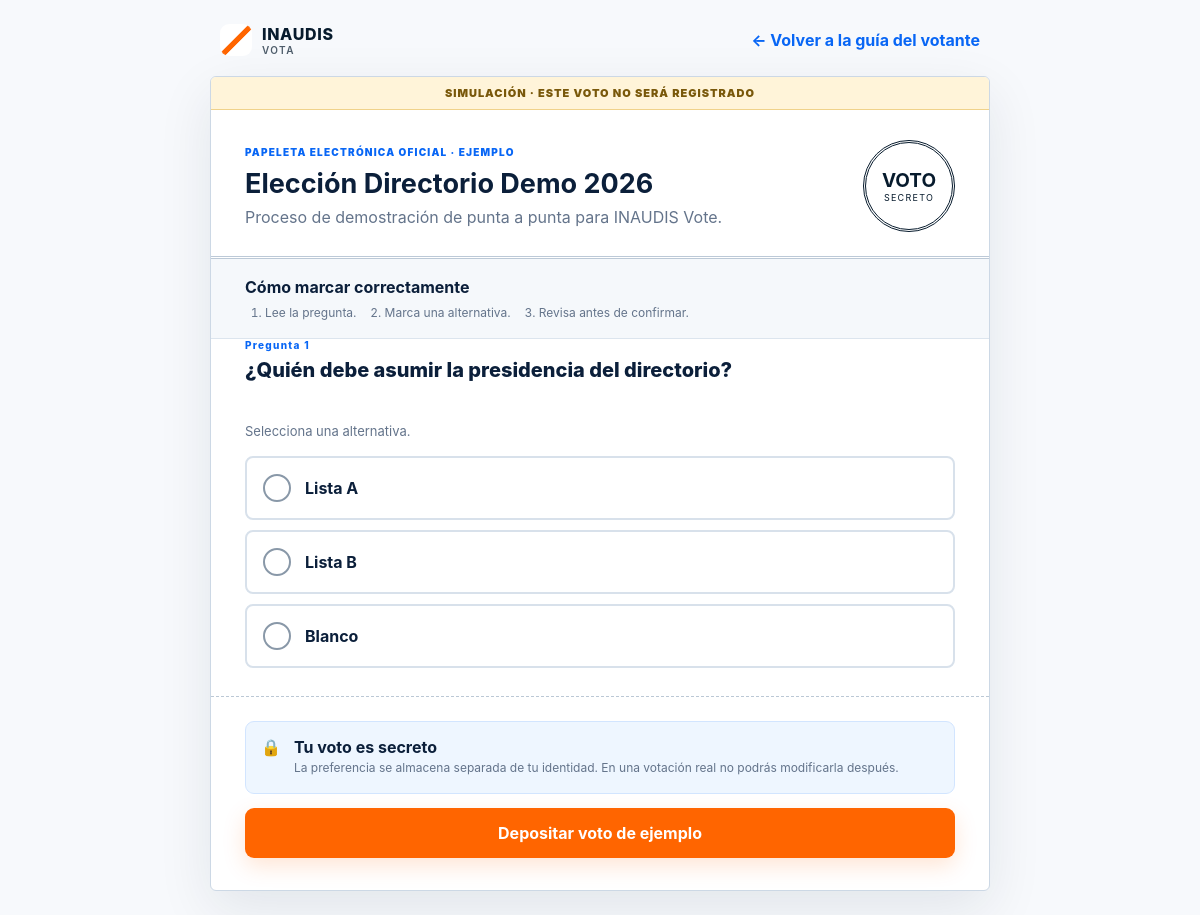
Page /vote-demo.php on the committed database.
### tables this page shows
CREATE TABLE elections (
    id BIGINT UNSIGNED AUTO_INCREMENT PRIMARY KEY,
    organization_id BIGINT UNSIGNED NOT NULL,
    title VARCHAR(180) NOT NULL,
    description TEXT NULL,
    voting_mode ENUM('secret','public') NOT NULL DEFAULT 'secret',
    status ENUM('draft','scheduled','open','closed','cancelled') NOT NULL DEFAULT 'draft',
    starts_at DATETIME NULL,
    ends_at DATETIME NULL,
    allow_weighted_vote TINYINT(1) NOT NULL DEFAULT 0,
    ballot_locked_at DATETIME NULL,
    census_locked_at DATETIME NULL,
    created_by BIGINT UNSIGNED NOT NULL,
    created_at DATETIME NOT NULL DEFAULT CURRENT_TIMESTAMP,
    updated_at DATETIME NOT NULL DEFAULT CURRENT_TIMESTAMP ON UPDATE CURRENT_TIMESTAMP,
    CONSTRAINT fk_elections_organization FOREIGN KEY (organization_id) REFERENCES organizations(id),
    CONSTRAINT fk_elections_creator FOREIGN KEY (created_by) REFERENCES users(id)
);

CREATE TABLE questions (
    id BIGINT UNSIGNED AUTO_INCREMENT PRIMARY KEY,
    election_id BIGINT UNSIGNED NOT NULL,
    text TEXT NOT NULL,
    question_type ENUM('single','multiple') NOT NULL DEFAULT 'single',
    min_choices INT UNSIGNED NOT NULL DEFAULT 1,
    max_choices INT UNSIGNED NOT NULL DEFAULT 1,
    sort_order INT UNSIGNED NOT NULL DEFAULT 0,
    created_at DATETIME NOT NULL DEFAULT CURRENT_TIMESTAMP,
    CONSTRAINT fk_questions_election FOREIGN KEY (election_id) REFERENCES elections(id) ON DELETE CASCADE
);

CREATE TABLE options (
    id BIGINT UNSIGNED AUTO_INCREMENT PRIMARY KEY,
    question_id BIGINT UNSIGNED NOT NULL,
    label VARCHAR(255) NOT NULL,
    sort_order INT UNSIGNED NOT NULL DEFAULT 0,
    created_at DATETIME NOT NULL DEFAULT CURRENT_TIMESTAMP,
    CONSTRAINT fk_options_question FOREIGN KEY (question_id) REFERENCES questions(id) ON DELETE CASCADE
);

### app/Services/ElectionService.php (called while the page is built, shortened)
<?php
final class ElectionService
{
    public static function questions(int $electionId): array
    {
        $pdo=Database::connection();
        $stmt=$pdo->prepare('SELECT * FROM questions WHERE election_id=:id ORDER BY sort_order,id');$stmt->execute(['id'=>$electionId]);
        $questions=$stmt->fetchAll(PDO::FETCH_ASSOC);$opt=$pdo->prepare('SELECT id,label,sort_order FROM options WHERE question_id=:id ORDER BY sort_order,id');
        foreach($questions as &$q){$opt->execute(['id'=>$q['id']]);$q['options']=$opt->fetchAll(PDO::FETCH_ASSOC);}return $questions;
    }
}

### public/vote-demo.php (the view, shortened to what this page needs)
<?php
$pdo=Database::connection();
$election=$pdo->query("SELECT id,title,description FROM elections ORDER BY id DESC LIMIT 1")->fetch(PDO::FETCH_ASSOC);
$questions=$election?ElectionService::questions((int)$election['id']):[];
?>
<!doctype html><html lang="es"><head><link rel="stylesheet" href="/assets/inaudis-vota.css"><link rel="stylesheet" href="/assets/guide.css"><link rel="stylesheet" href="/assets/ballot.css"></head><body class="vota-ui"><main class="v-voter">
<header class="v-voter-head"><div class="v-brand" style="margin:0;color:var(--navy)"><span class="v-brandmark"></span><span>INAUDIS<small>VOTA</small></span></div><a class="v-link" href="/voter-guide.php">← Volver a la guía del votante</a></header>
<section class="v-ballot-paper" id="demo-ballot"><div class="v-demo-ribbon">SIMULACIÓN · ESTE VOTO NO SERÁ REGISTRADO</div><header class="v-ballot-head"><div><span class="v-ballot-label">PAPELETA ELECTRÓNICA OFICIAL · EJEMPLO</span><h1><?=htmlspecialchars((string)($election['title']??'Elección de ejemplo'))?></h1><p><?=htmlspecialchars((string)($election['description']??'Proceso demostrativo'))?></p></div><div class="v-ballot-seal"><strong>VOTO</strong><span>SECRETO</span></div></header>
<div class="v-ballot-instructions"><strong>Cómo marcar correctamente</strong><ol><li>Lee la pregunta.</li><li>Marca una alternativa.</li><li>Revisa antes de confirmar.</li></ol></div>
<form id="demo-vote-form"><?php foreach($questions as $index=>$q):?><fieldset class="v-ballot-question"><legend><span>Pregunta <?=$index+1?></span><?=htmlspecialchars($q['text'])?></legend><p>Selecciona <?=((int)$q['max_choices']===1)?'una alternativa':'entre '.$q['min_choices'].' y '.$q['max_choices'].' alternativas'?>.</p><div class="v-ballot-options"><?php foreach($q['options'] as $o):?><label class="v-ballot-option"><input required type="<?=$q['question_type']==='multiple'?'checkbox':'radio'?>" name="demo[<?=$q['id']?>]" value="<?=$o['id']?>"><span class="v-ballot-box"></span><span class="v-ballot-option-text"><?=htmlspecialchars($o['label'])?></span></label><?php endforeach;?></div></fieldset><?php endforeach;?>
<div class="v-ballot-review"><span>🔒</span><div><strong>Tu voto es secreto</strong><p>La preferencia se almacena separada de tu identidad. En una votación real no podrás modificarla después.</p></div></div><button class="v-btn v-btn-orange v-cast-button" type="submit">Depositar voto de ejemplo</button></form></section>
</main></body></html>

### public/assets/inaudis-vota.css (style rules this page uses)
:root { --navy:#071b2d;--blue:#0866f5;--orange:#ff6500;--teal:#0eaaa7;--ink:#0b1f3a;--muted:#64748b;--line:#e5edf6;--bg:#f4f7fb;--danger:#dc2626 }
* { box-sizing:border-box }
body.vota-ui { margin:0;background:var(--bg);color:var(--ink);font-family:Inter,ui-sans-serif,system-ui,-apple-system,BlinkMacSystemFont,"Segoe UI",sans-serif }
.v-brand { display:flex;align-items:center;gap:10px;font-weight:800;letter-spacing:.04em;margin:0 8px 30px }
.v-brandmark { width:32px;height:32px;border-radius:9px;background:linear-gradient(135deg,#fff 0 45%,var(--orange) 46% 57%,#fff 58%);box-shadow:inset 0 0 0 1px #ffffff22 }
.v-brand small { display:block;font-size:10px;font-weight:600;opacity:.7;letter-spacing:.14em }
.v-btn { border:0;border-radius:9px;padding:11px 17px;font:inherit;font-weight:750;text-decoration:none;display:inline-flex;align-items:center;justify-content:center;gap:8px;cursor:pointer }
.v-btn-orange { background:var(--orange);color:#fff;box-shadow:0 8px 22px #ff65002b }
.v-link { color:var(--blue);font-weight:700;text-decoration:none }
.v-voter { min-height:100vh;background:#f7f9fc;padding:24px }
.v-voter-head { max-width:760px;margin:0 auto 20px;display:flex;justify-content:space-between;align-items:center }

### public/assets/ballot.css (style rules this page uses)
.v-ballot-paper { max-width:780px;margin:auto;background:#fff;border:1px solid #ccd8e5;border-radius:6px;box-shadow:0 18px 55px #0b1f3a17;overflow:hidden }
.v-demo-ribbon { background:#fff4d9;border-bottom:1px solid #f0d28a;color:#79580a;text-align:center;padding:9px;font-size:11px;font-weight:900;letter-spacing:.09em }
.v-ballot-head { padding:30px 34px 24px;display:flex;justify-content:space-between;gap:25px;border-bottom:3px double #bcc9d7 }
.v-ballot-head h1 { margin:7px 0;font-size:27px }
.v-ballot-head p { margin:0;color:var(--muted) }
.v-ballot-label { font-size:10px;color:var(--blue);font-weight:900;letter-spacing:.12em }
.v-ballot-seal { flex:0 0 92px;height:92px;border:3px double var(--navy);border-radius:50%;display:flex;flex-direction:column;align-items:center;justify-content:center;color:var(--navy) }
.v-ballot-seal strong { font-size:19px }
.v-ballot-seal span { font-size:9px;letter-spacing:.14em }
.v-ballot-instructions { background:#f5f8fb;padding:18px 34px;border-bottom:1px solid #dce5ee }
.v-ballot-instructions ol { display:flex;gap:28px;margin:8px 0 0;padding-left:20px;color:var(--muted);font-size:12px }
.v-ballot-question { border:0;padding:28px 34px;margin:0;border-bottom:1px dashed #bbc8d5 }
.v-ballot-question legend { display:grid;gap:7px;font-size:20px;font-weight:850;padding:0;width:100% }
.v-ballot-question legend span { font-size:10px;color:var(--blue);letter-spacing:.13em }
.v-ballot-question>p { color:var(--muted);font-size:13px }
.v-ballot-options { display:grid;gap:10px;margin-top:17px }
.v-ballot-option { display:grid;grid-template-columns:30px 1fr;align-items:center;gap:12px;border:2px solid #d8e1eb;border-radius:8px;padding:16px;cursor:pointer;position:relative }
.v-ballot-box { width:28px;height:28px;border:2px solid #8998a8;border-radius:50% }
.v-ballot-option-text { font-size:16px;font-weight:750 }
.v-ballot-review { display:flex;gap:13px;margin:24px 34px 14px;padding:15px;background:#eef6ff;border:1px solid #d2e5ff;border-radius:9px }
.v-ballot-review p { font-size:12px;color:var(--muted);margin:3px 0 }
.v-cast-button { display:flex;width:calc(100% - 68px);margin:0 34px 32px;font-size:16px;padding:15px }

### rows in the picture
elections: title "Elección Directorio Demo 2026", description "Proceso de demostración de punta a punta para INAUDIS Vote."
questions: text "¿Quién debe asumir la presidencia del directorio?", max_choices "una alternativa"
options: label "Lista A"
options: label "Lista B"
options: label "Blanco"
